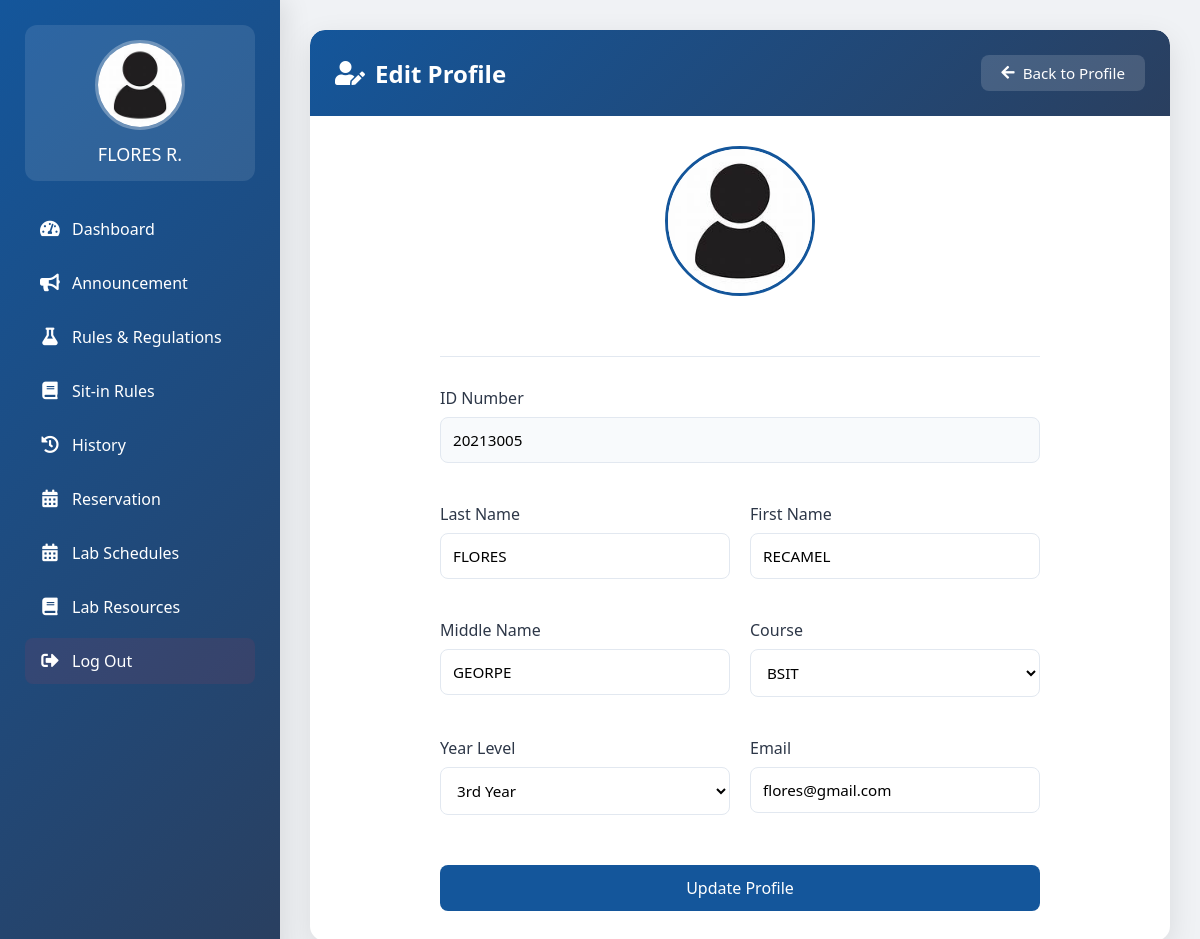
/edit.php (signed in), run on the app's committed database.
### tables this page shows
CREATE TABLE `user` (
  `IDNO` int(11) NOT NULL,
  `LASTNAME` varchar(255) NOT NULL,
  `FIRSTNAME` varchar(255) NOT NULL,
  `MIDNAME` varchar(255) NOT NULL,
  `COURSE` varchar(255) NOT NULL,
  `YEARLEVEL` int(11) NOT NULL,
  `USERNAME` varchar(255) NOT NULL,
  `PASSWORD` varchar(255) NOT NULL,
  `EMAIL` varchar(255) NOT NULL,
  `PROFILE_PIC` varchar(255) NOT NULL DEFAULT 'default.jpg',
  `REMAINING_SESSIONS` int(30) NOT NULL DEFAULT 30,
  `POINTS` int(11) DEFAULT 0
);

### edit.php (the view, shortened to what this page needs)
<?php
include("connector.php");
$username = $_SESSION['Username'];
$query = "SELECT IDNO, LASTNAME, FIRSTNAME, MIDNAME, COURSE, YEARLEVEL, EMAIL, PROFILE_PIC FROM user WHERE USERNAME = '$username'";
$result = mysqli_query($con, $query);
if ($result && mysqli_num_rows($result) > 0) {
    $user_data = mysqli_fetch_assoc($result);
} else {
    echo "User data not found.";
    exit();
}
$username = $_SESSION['Username'];
$query = "SELECT PROFILE_PIC FROM user WHERE USERNAME = '$username'";
$result = mysqli_query($con, $query);
if ($result && mysqli_num_rows($result) > 0) {
    $row = mysqli_fetch_assoc($result);
    $profile_pic = !empty($row['PROFILE_PIC']) ? $row['PROFILE_PIC'] : 'default.jpg';
} else {
    $profile_pic = 'default.jpg';
}
$query = "SELECT FIRSTNAME, MIDNAME, LASTNAME FROM user WHERE USERNAME = '$username'";
$result = mysqli_query($con, $query);
if ($result && mysqli_num_rows($result) > 0) {
    $row = mysqli_fetch_assoc($result);
    $user_name = htmlspecialchars($row['LASTNAME'] . ' ' . substr($row['FIRSTNAME'], 0, 1) . '.');
} else {
    $user_name = 'User';
}
?>
<!DOCTYPE html>
<html lang="en">
<head>
<link rel="stylesheet" href="https://cdnjs.cloudflare.com/ajax/libs/font-awesome/5.15.3/css/all.min.css">
</head>
<body>
<div class="sidebar">
    <a href="profile.php" class="profile-link">
        <img src="uploads/<?php echo $profile_pic; ?>" alt="Profile Picture">
        <div class="user-name"><?php echo $user_name; ?></div>
    </a>
    <div class="nav-links">
        <a href="dashboard.php"><i class="fas fa-tachometer-alt"></i> Dashboard</a>
        <a href="viewAnnouncement.php"><i class="fas fa-bullhorn"></i> Announcement</a>
        <a href="labRules&Regulations.php"><i class="fas fa-flask"></i> Rules & Regulations</a>
        <a href="sitinrules.php"><i class="fas fa-book"></i> Sit-in Rules</a>
        <a href="history.php"><i class="fas fa-history"></i> History</a>
        <a href="reservation.php"><i class="fas fa-calendar-alt"></i> Reservation</a>
        <a href="labschedule.php"><i class="fas fa-calendar-alt"></i> Lab Schedules</a>
        <a href="viewlabresources.php"><i class="fas fa-book"></i> Lab Resources</a>
        <a href="login.php" class="logout-button"><i class="fas fa-sign-out-alt"></i> Log Out</a>
    </div>
</div>
<div class="content">
    <div class="edit-container">
        <div class="edit-header">
            <h1>
                <i class="fas fa-user-edit"></i>
                Edit Profile
            </h1>
            <a href="profile.php" class="back-button">
                <i class="fas fa-arrow-left"></i>
                Back to Profile
            </a>
        </div>
        <div class="edit-content">
            <form class="edit-form" action="" method="POST" enctype="multipart/form-data">
                <div class="profile-section">
                    <div class="profile-image-container" onclick="document.getElementById('profile_pic_input').click()">
                        <img id="profile_preview" src="uploads/<?php echo htmlspecialchars($user_data['PROFILE_PIC']); ?>" alt="Profile Picture">
                    </div>
                </div>
                <div class="form-row">
                    <div class="form-group full-width">
                        <label>ID Number</label>
                        <input type="text" name="IDNO" value="<?php echo htmlspecialchars($user_data['IDNO']); ?>" readonly class="readonly-input">
                    </div>
                </div>
                <div class="form-row">
                    <div class="form-group">
                        <label>Last Name</label>
                        <input type="text" name="LASTNAME" value="<?php echo htmlspecialchars($user_data['LASTNAME']); ?>" required>
                    </div>
                    <div class="form-group">
                        <label>First Name</label>
                        <input type="text" name="FIRSTNAME" value="<?php echo htmlspecialchars($user_data['FIRSTNAME']); ?>" required>
                    </div>
                </div>
                <div class="form-row">
                    <div class="form-group">
                        <label>Middle Name</label>
                        <input type="text" name="MIDNAME" value="<?php echo htmlspecialchars($user_data['MIDNAME']); ?>">
                    </div>
                    <div class="form-group">
                        <label>Course</label>
                        <select name="COURSE" required>
                            <option value="BSIT" <?php if($user_data['COURSE'] == 'BSIT') echo 'selected'; ?>>BSIT</option>
                        </select>
                    </div>
                </div>
                <div class="form-row">
                    <div class="form-group">
                        <label>Year Level</label>
                        <select name="YEARLEVEL" required>
                            <option value="3" <?php if($user_data['YEARLEVEL'] == '3') echo 'selected'; ?>>3rd Year</option>
                        </select>
                    </div>
                    <div class="form-group">
                        <label>Email</label>
                        <input type="email" name="EMAIL" value="<?php echo htmlspecialchars($user_data['EMAIL']); ?>" required>
                    </div>
                </div>
                <button type="submit" class="submit-btn">Update Profile</button>
            </form>
        </div>
    </div>
</div>
</body>
</html>

### edit.php (style rules this page uses)
* { margin: 0; padding: 0; box-sizing: border-box; font-family: 'Segoe UI', Tahoma, Geneva, Verdana, sans-serif; }
body { display: flex; background: #f0f2f5; min-height: 100vh; width: 100%; }
.sidebar { width: 280px; background: linear-gradient(135deg, #14569b, #2a3f5f); height: 100vh; padding: 25px; position: fixed; display: flex; flex-direction: column; transform: translateX(0); box-shadow: 5px 0 25px rgba(0, 0, 0, 0.1); }
.profile-link { text-decoration: none; display: flex; flex-direction: column; align-items: center; padding: 15px; margin-bottom: 25px; border-radius: 12px; transition: all 0.3s ease; background: rgba(255, 255, 255, 0.1); }
.profile-link img { width: 90px; height: 90px; border-radius: 50%; border: 3px solid rgba(255, 255, 255, 0.3); margin-bottom: 12px; object-fit: cover; }
.profile-link .user-name { color: white; font-size: 18px; font-weight: 500; text-align: center; }
.nav-links { display: flex; flex-direction: column; gap: 8px; }
.nav-links a { color: white; text-decoration: none; padding: 12px 15px; border-radius: 8px; transition: all 0.3s ease; display: flex; align-items: center; gap: 12px; }
.nav-links a i { width: 20px; text-align: center; font-size: 1.1rem; }
.logout-button { margin-top: auto; background: rgba(220, 53, 69, 0.1) !important; }
.content { margin-left: 280px; padding: 30px; width: calc(100% - 280px); min-height: 100vh; }
.edit-container { background: white; border-radius: 15px; box-shadow: 0 10px 30px rgba(0, 0, 0, 0.1); height: calc(100vh - 60px); width: 100%; overflow: hidden; display: flex; flex-direction: column; }
.edit-header { background: linear-gradient(135deg, #14569b, #2a3f5f); color: white; padding: 25px; display: flex; justify-content: space-between; align-items: center; border-radius: 15px 15px 0 0; }
.edit-header h1 { font-size: 24px; display: flex; align-items: center; gap: 10px; }
.edit-content { padding: 30px; overflow-y: auto; }
.profile-image-container { position: relative; width: 150px; height: 150px; margin: 0 auto 30px; cursor: pointer; }
.profile-image-container img { width: 100%; height: 100%; border-radius: 50%; object-fit: cover; border: 3px solid #14569b; }
.edit-form { max-width: 600px; margin: 0 auto; }
.form-group { margin-bottom: 20px; }
.form-group label { display: block; margin-bottom: 8px; color: #2d3748; font-weight: 500; }
.form-group input, .form-group select { width: 100%; padding: 12px; border: 1px solid #e2e8f0; border-radius: 8px; font-size: 0.95rem; transition: all 0.3s ease; background: white; }
.readonly-input { background: #f8fafc !important; cursor: not-allowed; }
.submit-btn { background: #14569b; color: white; padding: 12px 25px; border: none; border-radius: 8px; font-size: 1rem; cursor: pointer; transition: all 0.3s ease; display: block; width: 100%; margin-top: 30px; }
.form-row { display: grid; grid-template-columns: 1fr 1fr; gap: 20px; margin-bottom: 20px; }
.form-group.full-width { grid-column: 1 / -1; }
.profile-section { text-align: center; margin-bottom: 30px; padding-bottom: 30px; border-bottom: 1px solid #e2e8f0; }
.back-button { background: rgba(255, 255, 255, 0.15); color: white; padding: 8px 20px; border-radius: 8px; text-decoration: none; transition: all 0.3s ease; display: flex; align-items: center; gap: 8px; font-size: 0.95rem; }

### data on the page
user: PROFILE_PIC (placeholder picture), user_name "FLORES R.", IDNO "20213005", LASTNAME "FLORES", FIRSTNAME "RECAMEL", MIDNAME "GEORPE", COURSE "BSIT", YEARLEVEL "3rd Year", EMAIL "flores@gmail.com"
